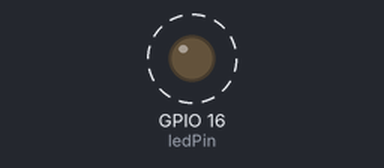
This program was run on a simulated ESP32. Shown: output pins drawn as LEDs (lit = HIGH). Dashed ring = blinking. What the program prints to the serial monitor is not drawn.

Above: at 0.5 s.
Timing chart, 0 to 4.6 s (numbered marks = the images above):
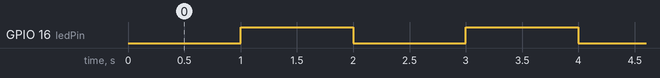

The program:

main.cpp
```cpp
#include <Arduino.h>

const int ledPin =  16;      // chân led
// biến trạng thái Led
volatile bool ledState = false;

hw_timer_t* timer = NULL; //khơi tạo timer
portMUX_TYPE timerMux = portMUX_INITIALIZER_UNLOCKED;

// hàm xử lý ngắt
void IRAM_ATTR onTimer() {
  portENTER_CRITICAL_ISR(&timerMux);  //vào chế độ tránh xung đột
  ledState = !ledState;               // đảo giá trị Led
  digitalWrite(ledPin, ledState);
  Serial.printf("%u\t", ledState);
  portEXIT_CRITICAL_ISR(&timerMux);   // thoát
}

void setup() {
  Serial.begin(115200);
  //khởi tạo chân led là output
  pinMode(ledPin,OUTPUT);

  //khởi tạo timer với chu kì 1us vì thạch anh của ESP chạy 8MHz
  timer = timerBegin(0, 80, true);
  //khởi tạo hàm xử lý ngắt cho Timer
  timerAttachInterrupt(timer, &onTimer, true);
  //khởi tạo thời gian ngắt cho timer là 1s (1000000 us)
  timerAlarmWrite(timer, 1000000, true);
  //bắt đầu chạy timer
  timerAlarmEnable(timer);
}

void loop() {
 //do nothing
}
```

Measured:
- by itself, GPIO 16 (ledPin): alternates HIGH for 1.0 s and LOW for 1.0 s
